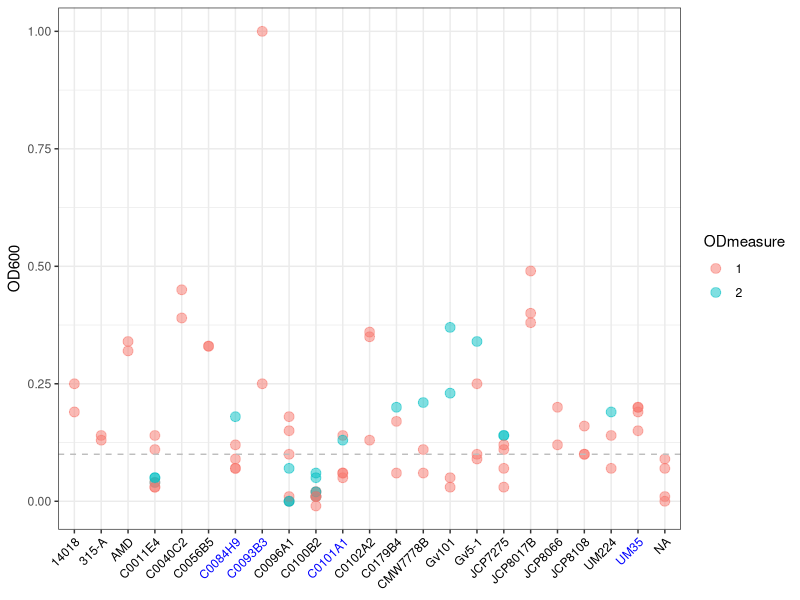
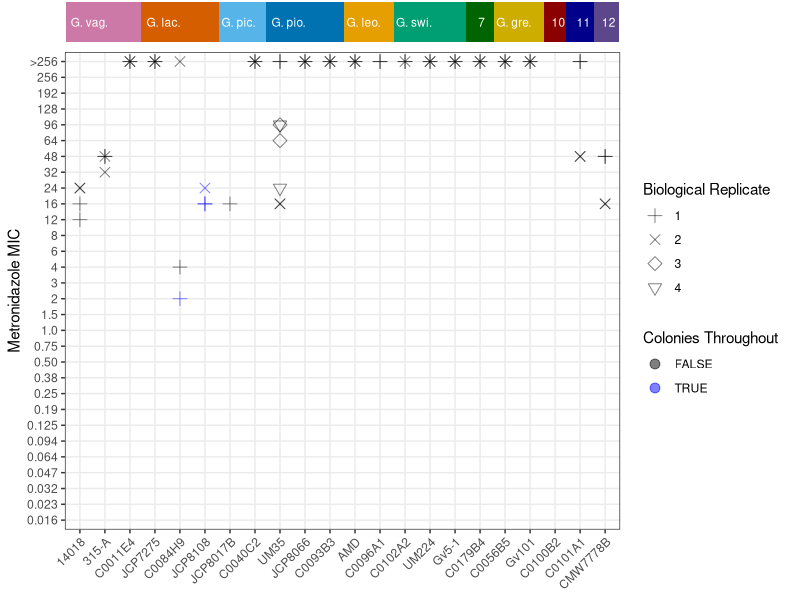

Here is the R script that generated these plots, in order: (Note: this script raises an error after producing the figures.)
## ---- chunk 1
library(tidyverse)
library(cowplot)
library(formattable)
library(kableExtra)
`%!in%` <- negate(`%in%`)
## ---- chunk 2

strains <- c("14018", "315-A", "C0011E4", "JCP7275", "C0084H9", "JCP8108", "JCP8017B", "C0040C2" , "UM35",  "JCP8066", "C0093B3", "AMD", "C0096A1", "C0102A2",  "UM224", "Gv5-1", "C0179B4", "C0056B5", "Gv101", "C0100B2", "C0101A1", "CMW7778B")

species <- c("Gardnerella vaginalis", "Gardnerella lacydonensis", "Gardnerella pickettii", "Gardnerella piotii", "Gardnerella leopoldii", "Gardnerella swidsinskii", "Gardnerella sp. 7", "Gardnerella greenwoodii", "Gardnerella sp. 10", "Gardnerella sp. 11", "Gardnerella sp. 12")

speciesAbbrevs <- c("G. vag.", "G. lac.", "G. pic.", "G. pio.", "G. leo.", "G. swi.", "7", "G. gre.", "10", "11", "12")

metroDoses <- c("0.016", "0.023", "0.032", "0.047", "0.064", "0.094", "0.125", "0.19", "0.25", "0.38", "0.50", "0.75", "1.0", "1.5", "2", "3", "4", "6", "8", "12", "16", "24", "32", "48", "64", "96", "128", "192", "256", ">256")

h48Strains <- c("C0084H9", "C0093B3", "C0101A1", "UM35") # strains with 48-hour incubation period

figureOut <- "../../experiments_figures"
## ---- chunk 3

strainIDs  <- read_csv("./data/strainIDs.csv") %>%
    mutate(Species=case_when(Species=="Gardnerella sp. 2"~"Gardnerella lacydonensis",
                           Species=="Gardnerella sp. 3"~"Gardnerella pickettii",
                           Species=="Gardnerella sp. 8"~"Gardnerella greenwoodii",
                           Species %!in% c("Gardnerella sp. 2", "Gardnerella sp. 3", "Gardnerella sp. 8")~Species))

strainODs <-  read_csv("./data/strainODs.csv")

strainMICs <- read_csv("./data/strainMICs.csv")

strainSpecies <- strainIDs %>%
  select(Strain, Species) %>%
  unique
## ---- chunk 4

theme_set(theme_bw())

speciesColor <- scale_color_manual(values=c("#CC79A7", "#D55E00", "#56B4E9", "#0072B2", "#E69F00", "#009E73", 
                                                 "darkgreen", "gold3", "darkred", "darkblue",
                                                 "mediumpurple4"))

speciesFill <- scale_fill_manual(values=c("#CC79A7", "#D55E00", "#56B4E9", "#0072B2", "#E69F00", "#009E73", 
                                                 "darkgreen", "gold3", "darkred", "darkblue",
                                                 "mediumpurple4"))


## ---- chunk 5
odDF <- strainODs %>%
  left_join(strainIDs) %>%
  with_groups(Strain, mutate, BioRepRank=dense_rank(BioRep)) %>%
  with_groups(c(Strain, BioRepRank), mutate, ODmeasure=as.character(dense_rank(ODdate))) %>%
  mutate(incubationPeriod=case_when(Strain %in% h48Strains~"48",
                                  !(Strain %in% h48Strains)~"24"))
## ---- chunk 6
xAxisColors0 <- odDF %>%
  select(Strain, incubationPeriod) %>%
  unique %>%
  arrange(Strain) %>%
  .$incubationPeriod
xAxisColors <- ifelse(xAxisColors0=="24", "black", "blue")

odDF %>%
  ggplot(aes(x=Strain, y=OD, color=ODmeasure)) +
  geom_point(size=3, alpha=0.5) +
  geom_hline(yintercept=0.1, color="gray", linetype=2) +
  scale_x_discrete(drop=FALSE) +
  #scale_shape_manual(values=c(3, 4)) +
  theme(axis.text.x = element_text(angle=45, hjust=1, color=xAxisColors)) +
  labs(x=NULL, y="OD600", shape="Biological Replicate")
## ---- chunk 7
# format MIC data with strain and sample names
micDF <- strainMICs %>%
    left_join(strainIDs) %>%
    mutate(Sample=paste(Strain, BioRep, TechRep, sep=".")) %>%
    select(Sample, Strain, Species, Number, BioRep, TechRep, MIC, Notes)

#save formatted phenotype data
# micDF %>%
#   select(Sample, Strain, Species, MIC, Notes) %>%
#   write_csv("../formatted_phenotype_data/metro_mic.csv")


micDF1 <- micDF %>%
  filter(MIC != "hard to read",  # filter samples that could not be read
         MIC != "unable to read",
         MIC != "too streaky to read", 
         MIC != "Streaky") %>%
  replace_na(list(Notes="None")) %>%
  with_groups(Strain, mutate, BioRepRank=dense_rank(BioRep)) %>%
  mutate(MIC=factor(MIC, levels=metroDoses),
         Strain=factor(Strain, levels=strains),
         BioRepRank=as.character(BioRepRank),   
         ColoniesThroughout=str_detect(Notes, "colonies")) # create a true/false column for samples with colonies throughout 
## ---- chunk 8
micPlot <- micDF1 %>%
  mutate(Strain=factor(Strain, levels = strains),
         Species=factor(Species, levels = species)) %>%
    ggplot(aes(x=Strain, y=MIC, shape=BioRepRank, color=ColoniesThroughout)) +
    geom_point(size=3, alpha=0.5) +
    scale_x_discrete(drop=FALSE) +
    scale_y_discrete(drop=FALSE) +
    scale_shape_manual(values=c(3, 4, 5, 6)) +
    scale_color_manual(values = c("black", "blue")) +
    theme(axis.text.x = element_text(angle=45, hjust=1)) +
    labs(x=NULL, y="Metronidazole MIC", shape="Biological Replicate", color="Colonies Throughout")

speciesBar <- strainSpecies %>%
  mutate(Strain=factor(Strain, levels = strains),
         Species=factor(Species, levels = species),
         SpeciesLab=factor(Species, levels=species, labels=speciesAbbrevs)) %>%
  with_groups(Species, mutate, num=rank(Strain)) %>%
  mutate(SpeciesLab=case_when(num==1~SpeciesLab,
                              num!=1~"")) %>%
  ggplot() +
    geom_bar(aes(x=Strain, y=1, fill=Species), stat="identity", width=1.1) +
    geom_text(aes(x=Strain, y=0.5, label=SpeciesLab), color="white", hjust = 0.25, size=3) +
    speciesFill +
    theme_void() +
    theme(legend.position = "none")

plot_grid(speciesBar, micPlot, ncol=1, rel_heights = c(0.08, 1),  align = "v", axis = "lr")
#ggsave(file.path(figureOut, paste(Sys.Date(), "Figure_metro_mic.png", sep="_")))
## ---- chunk 9
# Summary table
MICtable <- micDF1 %>%
  mutate(MIC = as.character(MIC),
         MICnum = str_extract(MIC, "[^>]+$") %>% as.numeric()) %>% # create a numeric column of MIC
  group_by(Strain, Species) %>%
  summarize(minMIC=min(MICnum), maxMIC=max(MICnum), CT=any(ColoniesThroughout==TRUE)) %>%
  mutate(`Metronidazole resistance`=case_when(minMIC>=32 & maxMIC>=32 & CT==FALSE ~ "\\+",
                             minMIC<32 & maxMIC<32 & CT==FALSE ~ "\\-",
                             minMIC<32 & maxMIC >= 32 ~ "\\*",
                             CT==TRUE ~ "**"),
         minMIC=as.character(minMIC),
         maxMIC=as.character(maxMIC),
         minMIC=paste0("[", minMIC, "]"),
         maxMIC=paste0("[", maxMIC, "]"),
         minMIC=case_when(minMIC=="[256]" ~ paste0(">", minMIC),
                          TRUE~minMIC),
         maxMIC=case_when(maxMIC=="[256]" ~ paste0(">", maxMIC),
                          TRUE~maxMIC),
         `MIC range`=case_when(minMIC!=maxMIC ~ paste(minMIC, maxMIC, sep=" - "),
                               minMIC==maxMIC ~ maxMIC),
         `Colonies`=case_when(CT==TRUE~"*",
                              CT==FALSE~"")) %>%
  select(Species, Strain, `MIC range`, `Metronidazole resistance`) %>%
  kbl(escape=FALSE, caption="Table 2. Minimum inhibitory concentration and resistance of metronidazole", align="lllc") %>%
  kable_classic(full_width=TRUE, html_font = "Arial") %>%
  #kable_styling(protect_latex = TRUE) %>%
  footnote(general="+ Resistant; - Susceptible; * Variable susceptibility; ** Zone of inhibtion with colonies throughout", general_title = "")
  
MICtable

#save_kable(MICtable, file = file.path(figureOut, paste(Sys.Date(), "Table2_MICTable.png", sep="_")), zoom=6)
## ---- chunk 10
s1 <- micDF1 %>%
  with_groups(Strain, summarize, n=n_distinct(BioRep)) %>%
  filter(n<2) 
s1 %>%
  bind_rows(., list(Strain=setdiff(strainIDs$Strain, micDF1$Strain),n=0)) %>%
  dplyr::rename("n biological replicates"=n) %>%
  formattable
## ---- chunk 11
sessionInfo()
